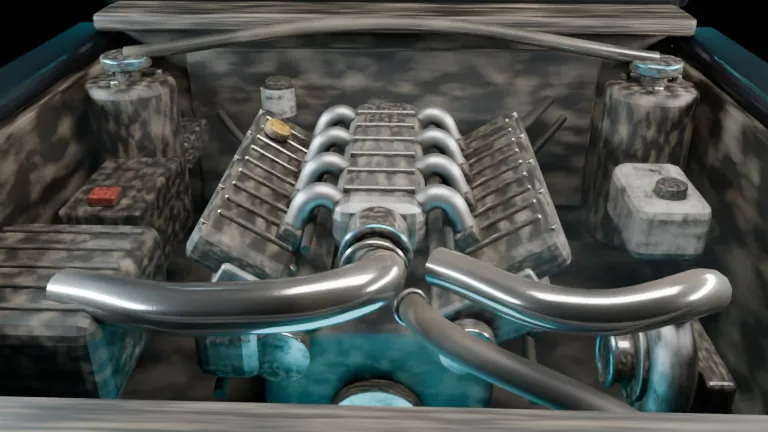
#> input picture dryice-site/assets/img/before.webp, 768 x 432 px
$ python dirty.py ../assets/img/before.webp ../assets/img/case_classic.webp
#> lines starting #> are read from the running program, lines starting #| are printed output that depends on the picture
"""Делает кадр «до» из чистого фото: точно совпадает по ракурсу, поэтому подходит для слайдера.

    python3 dirty.py after.png before.png
Слои: масляный нагар в тёмных щелях, дорожная пыль на светлых плоскостях,
вертикальные потёки, тусклые блики и мелкие частицы.
"""
import sys

import numpy as np
from PIL import Image, ImageFilter

rng = np.random.default_rng(11)


def noise(h, w, cell, aniso=(1, 1)):
    gh, gw = max(2, int(h / cell / aniso[0]) + 2), max(2, int(w / cell / aniso[1]) + 2)
    g = Image.fromarray((rng.random((gh, gw)) * 255).astype(np.uint8))
    return np.asarray(g.resize((w, h), Image.BICUBIC), dtype=np.float32) / 255.0


def fbm(h, w, base, octaves=5, aniso=(1, 1)):
    acc, amp, tot = 0, 1.0, 0
    for o in range(octaves):
        acc = acc + noise(h, w, base / (2 ** o), aniso) * amp
        tot += amp
        amp *= 0.55
    return acc / tot


def smooth(x, a, b):
    t = np.clip((x - a) / (b - a), 0, 1)
    return t * t * (3 - 2 * t)


def main(src, dst):
#> called with src = '../assets/img/before.webp', dst = '../assets/img/case_classic.webp'
    im = Image.open(src).convert("RGB")
#> im is the input picture: PIL image 768x432 RGB; mean R, G, B 76.9, 81, 77.8
    a = np.asarray(im, dtype=np.float32) / 255.0
    h, w, _ = a.shape
#> h = 432; w = 768
    lum = a @ np.array([0.2126, 0.7152, 0.0722], dtype=np.float32)
    blur = np.asarray(Image.fromarray((lum * 255).astype(np.uint8)).filter(ImageFilter.GaussianBlur(6)), dtype=np.float32) / 255
    cavity = np.clip((blur - lum) * 6, 0, 1)               # щели и края деталей
    edges = np.asarray(Image.fromarray((lum * 255).astype(np.uint8)).filter(ImageFilter.FIND_EDGES).filter(ImageFilter.GaussianBlur(2)), dtype=np.float32) / 255

    big = fbm(h, w, 220)
#> after the loop in fbm, `for o in range(octaves):`:
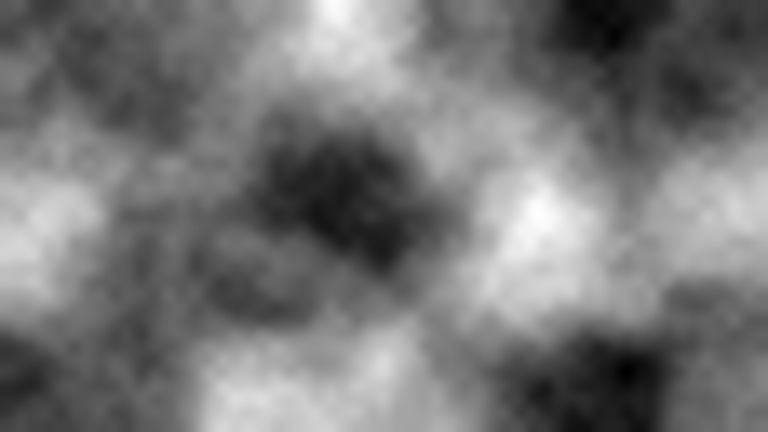
#> acc: shape (432, 768) float32; min 0.295, max 1.66, mean 0.933; drawn with min black and max white
#> after the loop in fbm, `for o in range(octaves):`: amp = 0.0503; tot = 2.11
    mid = fbm(h, w, 60)
    fine = fbm(h, w, 8, 3)
#> call 3 of fbm, with h = 432, w = 768, base = 8, octaves = 3, aniso = (1, 1)
#> after the loop in fbm (call 3), `for o in range(octaves):`:
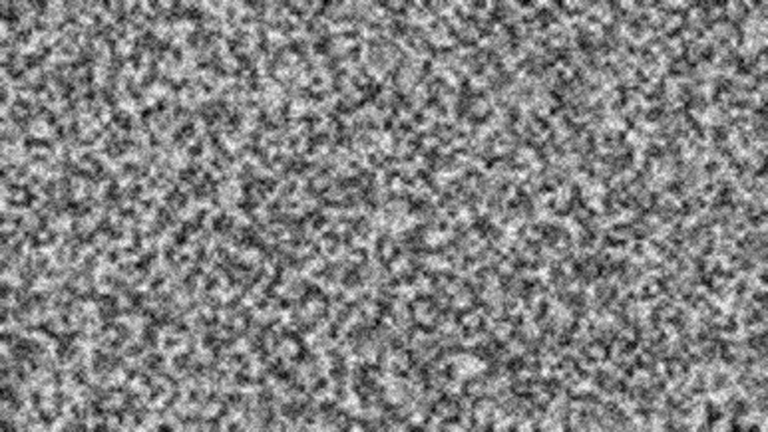
#> acc: shape (432, 768) float32; min 0.019, max 1.79, mean 0.928; drawn with min black and max white
#> after the loop in fbm (call 3), `for o in range(octaves):`: amp = 0.166; tot = 1.85
    streak = fbm(h, w, 40, 4, aniso=(5, 0.6))              # вертикальные потёки
#> call 4 of fbm, with h = 432, w = 768, base = 40, octaves = 4, aniso = (5, 0.6)
#> after the loop in fbm (call 4), `for o in range(octaves):`:
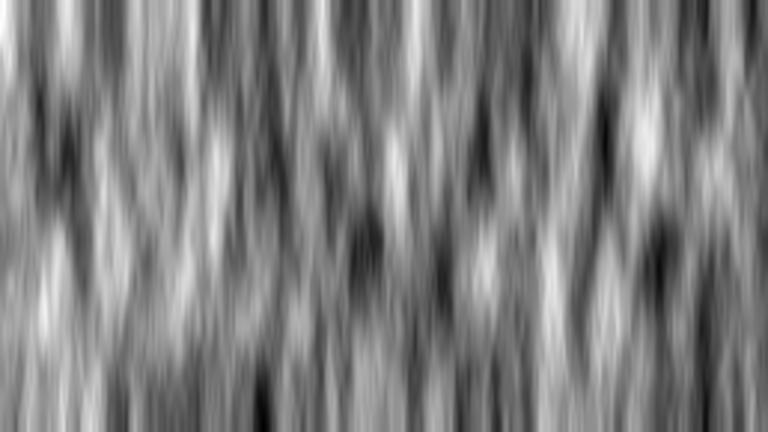
#> acc: shape (432, 768) float32; min 0.103, max 1.96, mean 1.03; drawn with min black and max white
#> after the loop in fbm (call 4), `for o in range(octaves):`: amp = 0.0915; tot = 2.02

    # 1. пыльная плёнка по всему отсеку: тёмный пластик сереет и становится матовым
    film = 0.12 + 0.3 * smooth(big, 0.3, 0.8) + 0.28 * smooth(mid, 0.4, 0.75)
    film = film * (0.8 + 0.4 * fine)
    dust_col = np.array([0.36, 0.33, 0.28], dtype=np.float32)
    darkness = 1 - smooth(lum, 0.25, 0.75)                 # на светлой краске пыль почти не видна
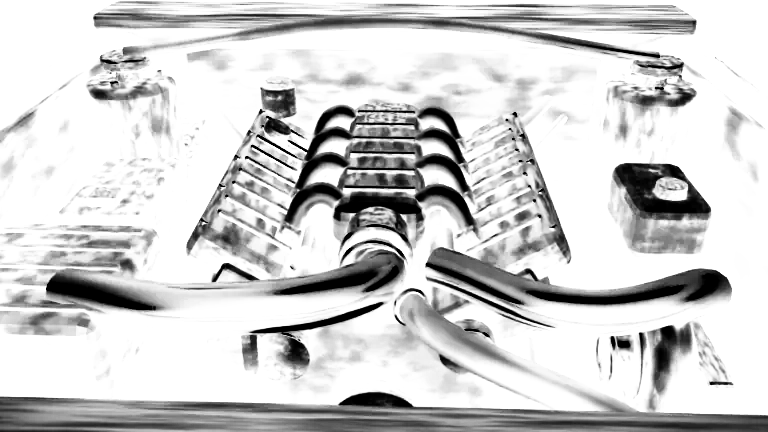
#> darkness: shape (432, 768) float32; min 0, max 1, mean 0.809
    d = (film * (0.35 + 0.65 * darkness))[..., None]
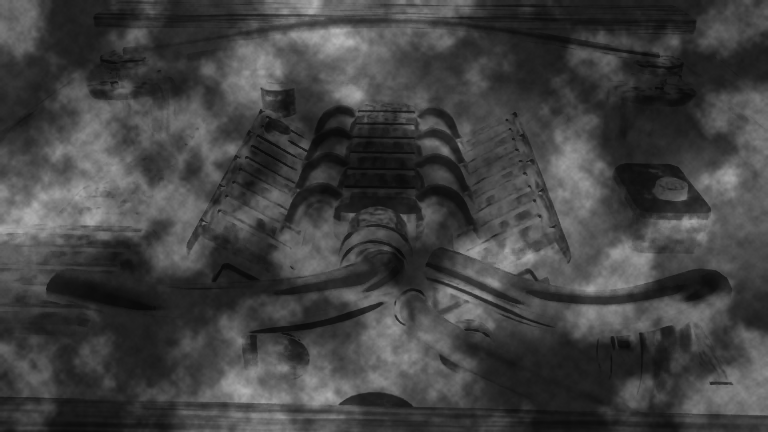
#> d: shape (432, 768, 1) float32; min 0.0384, max 0.711, mean 0.258
    out = a * (1 - d) + dust_col * d

    # 2. масляный нагар: в щелях, у краёв деталей и пятнами
    oil = smooth(cavity * 1.3 + edges * 0.6 + mid * 0.55 + big * 0.25, 0.55, 1.05)
    oil = np.clip(oil + smooth(streak, 0.62, 0.82) * 0.5 * smooth(lum, 0.35, 0.8), 0, 1)
    oil *= 0.85 + 0.3 * fine
    oil_col = np.array([0.09, 0.07, 0.05], dtype=np.float32)
    o = np.clip(oil * 0.75, 0, 0.85)[..., None]
    out = out * (1 - o) + oil_col * o

    # 3. светлая краска: бурые разводы и потёки
    paint = smooth(lum, 0.55, 0.85)
    stain = paint * (0.25 + 0.45 * smooth(streak * 0.7 + big * 0.5, 0.45, 0.85))
#> in smooth (call 8), `return t * t * (3 - 2 * t)`:
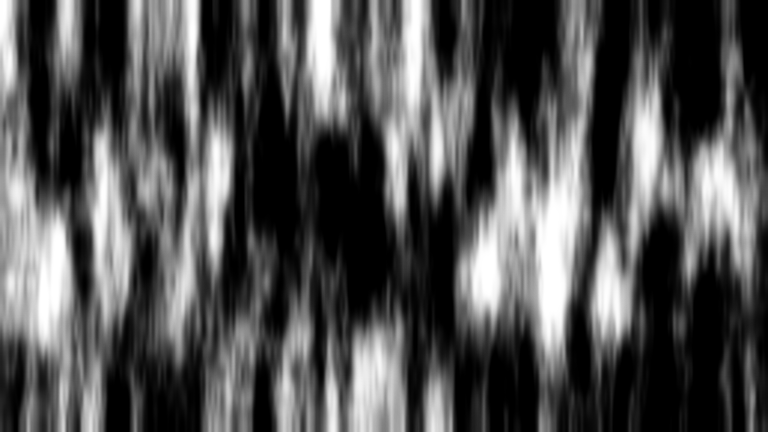
#> returned value: shape (432, 768) float32; min 0, max 1, mean 0.321
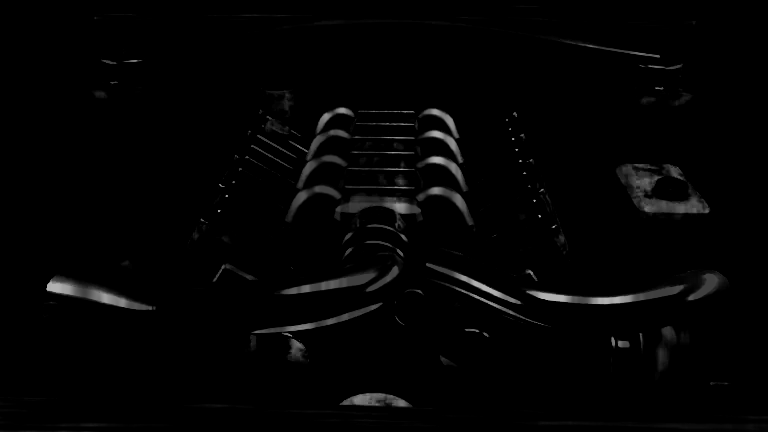
#> stain: shape (432, 768) float32; min 0, max 0.7, mean 0.0148
    out = out * (1 - stain[..., None] * 0.55) + np.array([0.38, 0.31, 0.22]) * stain[..., None] * 0.55

    # 4. тусклые блики
    l2 = out @ np.array([0.2126, 0.7152, 0.0722], dtype=np.float32)
    hi = smooth(l2, 0.5, 1.0)[..., None]
    out = out * (1 - hi * 0.3) + out.mean(axis=2, keepdims=True) * 0.8 * hi * 0.3

    # 5. редкие крупинки
    specks = (rng.random((h, w)) > 0.9985).astype(np.float32)
    specks = np.asarray(Image.fromarray((specks * 255).astype(np.uint8)).filter(ImageFilter.GaussianBlur(0.9)), dtype=np.float32) / 255
    out = out * (1 - specks[..., None] * 0.5) + np.array([0.08, 0.06, 0.04]) * specks[..., None] * 0.5

    grey = out.mean(axis=2, keepdims=True)
    out = out * 0.8 + grey * 0.2
    out = out * np.array([1.0, 0.97, 0.9]) * 0.95
    Image.fromarray((np.clip(out, 0, 1) * 255).astype(np.uint8)).save(dst)


if __name__ == "__main__":
    main(sys.argv[1], sys.argv[2])

$ run again, on dryice-site/assets/img/case_sport.webp
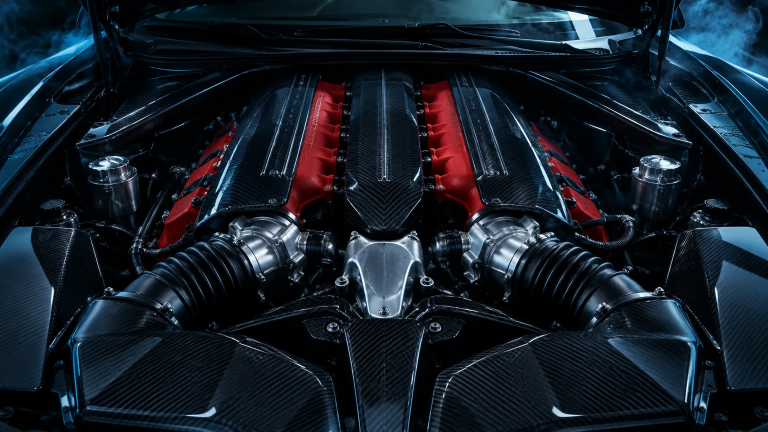
#> input picture dryice-site/assets/img/case_sport.webp, 1536 x 864 px (shown at 1/2 size)
#> in main, im is the input picture: PIL image 1536x864 RGB; mean R, G, B 21.2, 30.7, 40.9
#> after the loop in fbm, `for o in range(octaves):`: amp = 0.0503; tot = 2.11
#> in smooth (call 7), `t = np.clip((x - a) / (b - a), 0, 1)`:
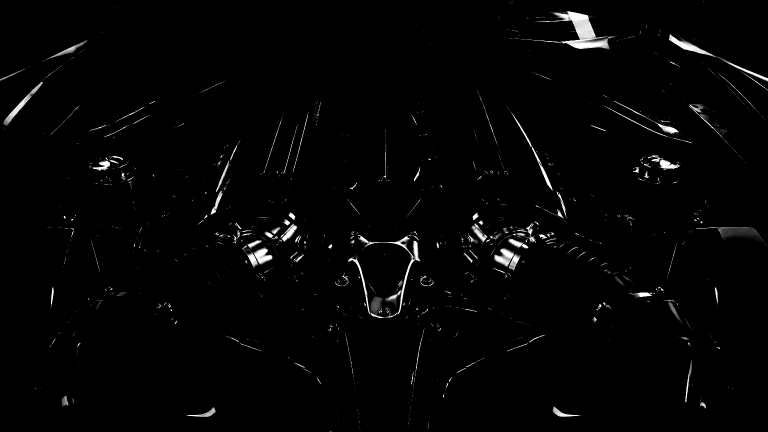
#> t: shape (864, 1536) float32 (shown at 1/2 size); min 0, max 1, mean 0.017
